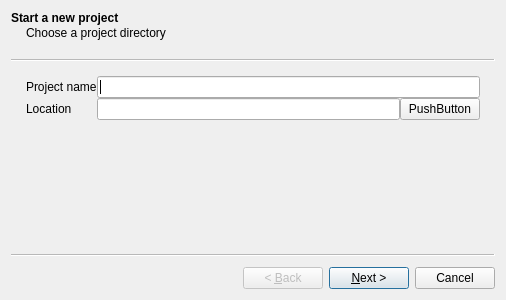
<?xml version="1.0" encoding="UTF-8"?>
<ui version="4.0">
 <class>NewProjectWizard</class>
 <widget class="QWizard" name="NewProjectWizard">
  <property name="geometry">
   <rect>
    <x>0</x>
    <y>0</y>
    <width>506</width>
    <height>300</height>
   </rect>
  </property>
  <property name="windowTitle">
   <string>Start a new project</string>
  </property>
  <widget class="QWizardPage" name="wizardPage1">
   <property name="title">
    <string>Start a new project</string>
   </property>
   <property name="subTitle">
    <string>Choose a project directory</string>
   </property>
   <layout class="QVBoxLayout" name="verticalLayout">
    <property name="spacing">
     <number>0</number>
    </property>
    <item>
     <layout class="QFormLayout" name="formLayout">
      <property name="formAlignment">
       <set>Qt::AlignLeading|Qt::AlignLeft|Qt::AlignVCenter</set>
      </property>
      <item row="0" column="0">
       <widget class="QLabel" name="labelProjectName">
        <property name="text">
         <string>Project name</string>
        </property>
       </widget>
      </item>
      <item row="0" column="1">
       <widget class="QLineEdit" name="lineEditProjectName"/>
      </item>
      <item row="1" column="0">
       <widget class="QLabel" name="labelLocation">
        <property name="text">
         <string>Location</string>
        </property>
       </widget>
      </item>
      <item row="1" column="1">
       <layout class="QHBoxLayout" name="horizontalLayout">
        <item>
         <widget class="QLineEdit" name="lineEditLocation"/>
        </item>
        <item>
         <widget class="QPushButton" name="pushButtonFileDialog">
          <property name="text">
           <string>PushButton</string>
          </property>
         </widget>
        </item>
       </layout>
      </item>
     </layout>
    </item>
   </layout>
  </widget>
  <widget class="QWizardPage" name="wizardPage2">
   <property name="title">
    <string>Start a new project</string>
   </property>
   <property name="subTitle">
    <string>Select project type</string>
   </property>
   <layout class="QVBoxLayout" name="verticalLayout_2">
    <item>
     <widget class="QCommandLinkButton" name="commandLink3DSolids">
      <property name="text">
       <string>3D solids</string>
      </property>
     </widget>
    </item>
    <item>
     <widget class="QCommandLinkButton" name="commandLinkToBeImplemented">
      <property name="enabled">
       <bool>false</bool>
      </property>
      <property name="text">
       <string>to be implemented</string>
      </property>
     </widget>
    </item>
   </layout>
  </widget>
  <widget class="QWizardPage" name="wizardPage3">
   <property name="title">
    <string>Start a new project</string>
   </property>
   <property name="subTitle">
    <string>Finish</string>
   </property>
  </widget>
 </widget>
 <resources/>
 <connections/>
</ui>
